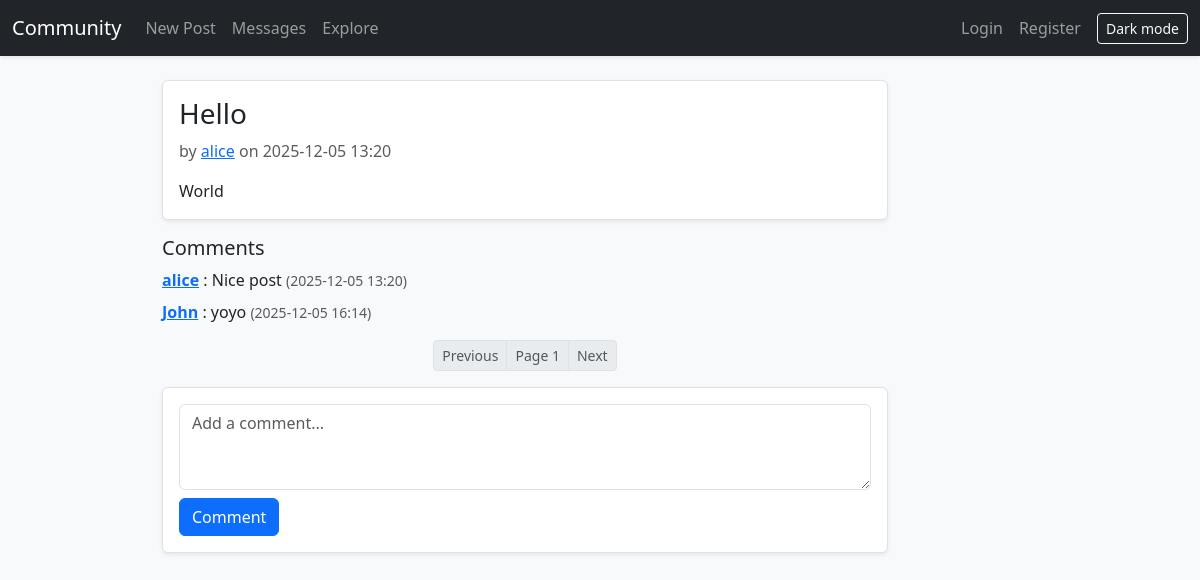
/post/1, run on the app's committed database.
### community_forum.py (models this page shows)
class Post(db.Model):
	id = db.Column(db.Integer, primary_key=True)
	author_id = db.Column(db.Integer, db.ForeignKey('user.id'), nullable=False)
	title = db.Column(db.String(255), nullable=False, index=True)
	body = db.Column(db.Text, nullable=False)
	created_at = db.Column(db.DateTime, default=datetime.utcnow, nullable=False, index=True)
	author = db.relationship('User', back_populates='posts')
	comments = db.relationship('Comment', back_populates='post', cascade='all, delete-orphan')

class User(db.Model):
	id = db.Column(db.Integer, primary_key=True)
	username = db.Column(db.String(80), unique=True, nullable=False, index=True)
	email = db.Column(db.String(120), unique=True, nullable=False, index=True)
	password_hash = db.Column(db.String(128), nullable=False)
	is_admin = db.Column(db.Boolean, default=False, nullable=False)
	bio = db.Column(db.Text)
	created_at = db.Column(db.DateTime, default=datetime.utcnow, nullable=False)
	posts = db.relationship('Post', back_populates='author', cascade='all, delete-orphan')
	comments = db.relationship('Comment', back_populates='author', cascade='all, delete-orphan')
	sent_messages = db.relationship('Message', foreign_keys='Message.sender_id', back_populates='sender', cascade='all, delete-orphan')
	received_messages = db.relationship('Message', foreign_keys='Message.recipient_id', back_populates='recipient', cascade='all, delete-orphan')

class Comment(db.Model):
	id = db.Column(db.Integer, primary_key=True)
	post_id = db.Column(db.Integer, db.ForeignKey('post.id'), nullable=False, index=True)
	author_id = db.Column(db.Integer, db.ForeignKey('user.id'), nullable=False)
	body = db.Column(db.Text, nullable=False)
	created_at = db.Column(db.DateTime, default=datetime.utcnow, nullable=False, index=True)
	post = db.relationship('Post', back_populates='comments')
	author = db.relationship('User', back_populates='comments')

### community_forum.py (the view, shortened to what this page needs)
@app.route('/post/<int:post_id>', methods=['GET', 'POST'])
def post_view(post_id: int):
	p = Post.query.get_or_404(post_id)
	cpage = max(int(request.args.get('cpage') or 1), 1)
	c_per_page = 10
	c_query = Comment.query.options(joinedload(Comment.author)).filter_by(post_id=p.id)
	comments, total_c, has_next_c, has_prev_c = _paginate(c_query, cpage, c_per_page, order_by=Comment.created_at.asc())
	return render_template('post_view.html', title=p.title, post=p, comments=comments, cpage=cpage, has_next_c=has_next_c, has_prev_c=has_prev_c)

### community_forum.py (called while the page is built, shortened)
def _paginate(query, page: int, per_page: int, order_by=None):
	total = query.count()
	if order_by is not None:
		query = query.order_by(order_by)
	items = query.offset((page - 1) * per_page).limit(per_page).all()
	has_next = page * per_page < total
	has_prev = page > 1
	return items, total, has_next, has_prev

def current_user():
	uid = session.get('uid')
	if not uid:
		return None
	return User.query.get(uid)

@app.context_processor
def inject_user_and_csrf():
	u = current_user()
	unread = 0
	if u:
		try:
			unread = Message.query.filter_by(recipient_id=u.id, read_at=None).count()
		except Exception:
			unread = 0
	return {
		'user': u,
		'csrf_token': _csrf_token(),
		'unread_count': unread,
	}

@app.after_request
def add_security_headers(resp):
	csp = (
		"default-src 'self'; "
		"style-src 'self' https://cdn.jsdelivr.net; "
		"script-src 'self' https://cdn.jsdelivr.net; "
		"object-src 'none'; base-uri 'self'; frame-ancestors 'none'"
	)
	resp.headers['Content-Security-Policy'] = csp
	resp.headers['X-Content-Type-Options'] = 'nosniff'
	resp.headers['X-Frame-Options'] = 'DENY'
	resp.headers['Referrer-Policy'] = 'no-referrer'
	return resp

def _csrf_token():
	tok = session.get('csrf_token')
	if not tok:
		import secrets
		tok = secrets.token_urlsafe(32)
		session['csrf_token'] = tok
	return tok

@app.before_request
def enforce_idle_timeout():
	uid = session.get('uid')
	if not uid:
		return

### templates/post_view.html (shortened to what this page needs)
{% extends 'base.html' %}
{% block content %}
<div class="row">
    <div class="col-12 col-lg-10">
        <div class="card shadow-sm mb-3">
            <div class="card-body">
                <h3 class="card-title">{{ post.title }}</h3>
                <p class="text-muted">by
                    {% if post.author and post.author.username %}
                    <a href="{{ url_for('user_profile', username=post.author.username) }}">{{ post.author.username
                        }}</a>
                    {% else %}
                    <span class="text-muted">unknown</span>
                    {% endif %}
                    on {{ post.created_at.strftime('%Y-%m-%d %H:%M') }}
                </p>
                <p class="mb-0">{{ post.body }}</p>
            </div>
        </div>
        <h5>Comments</h5>
        {% for c in comments %}
        <div class="mb-2">
            <strong>
                {% if c.author and c.author.username %}
                <a href="{{ url_for('user_profile', username=c.author.username) }}">{{ c.author.username }}</a>
                {% else %}
                <span class="text-muted">unknown</span>
                {% endif %}
            </strong>:
            {{ c.body }}
            <small class="text-muted">({{ c.created_at.strftime('%Y-%m-%d %H:%M') }})</small>
        </div>
        {% endfor %}
        <nav class="mt-3 d-flex justify-content-center">
            <ul class="pagination pagination-sm mb-0">
                <li class="page-item {% if not has_prev_c %}disabled{% endif %}">
                    <a class="page-link" href="{{ url_for('post_view', post_id=post.id, cpage=cpage-1) }}">Previous</a>
                </li>
                <li class="page-item disabled"><span class="page-link">Page {{ cpage }}</span></li>
                <li class="page-item {% if not has_next_c %}disabled{% endif %}">
                    <a class="page-link" href="{{ url_for('post_view', post_id=post.id, cpage=cpage+1) }}">Next</a>
                </li>
            </ul>
        </nav>
        <form method="post" class="mt-3">
            <div class="card shadow-sm">
                <div class="card-body">
                    <textarea class="form-control mb-2" name="body" rows="3" placeholder="Add a comment..."></textarea>
                    <button class="btn btn-primary">Comment</button>
                </div>
            </div>
        </form>
    </div>
</div>
{% endblock %}

### static/app.css (style rules this page uses)
.card { background: var(--card-bg); border-color: var(--border); }
a { color: var(--primary); }
.card-title { color: var(--text); }
.pagination { justify-content: center; }
.btn-primary { background-color: var(--primary); border-color: var(--primary); color: #ffffff; }
a.btn-primary, button.btn-primary { color: #ffffff !important; }

### data on the page
Post: title "Hello", created_at "2025-12-05 13:20", body "World"
User: author.username "alice"
Comment: author.username "alice", body "Nice post", created_at "2025-12-05 13:20"
Comment: author.username "John", body "yoyo", created_at "2025-12-05 16:14"

### other printed values
{{ cpage }} "1"
